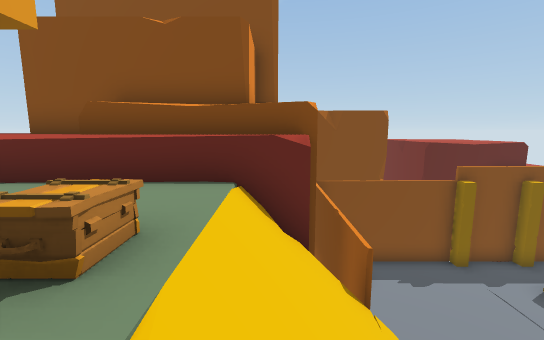
[1] (above)

24 first-person views from a walk through a 3-D level made in the Unity game engine. The camera is 1.2 m above the floor, tilts 8° down and sees 90° across. The floor is counted in squares, 1 m on a side. Each view is taken from the middle of a square. On the plan, view 1 faces up. The plan holds only what a view shows up to about 13 squares ahead; the rest is blank. The place goes on beyond the plan. Some animated figures are left out. Door leaves are left out, so doorways stand open.

[2]
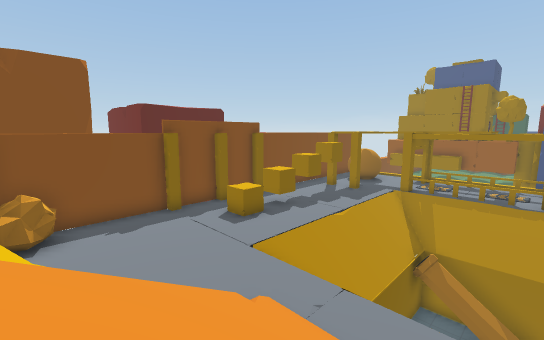

[3]
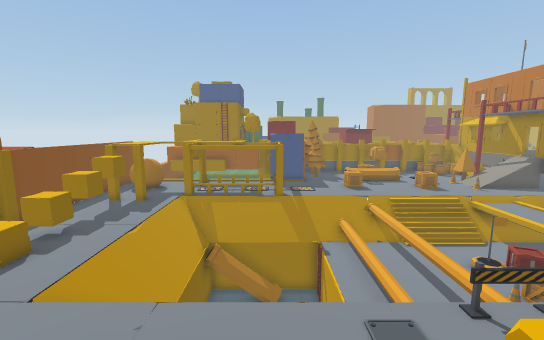

[4]
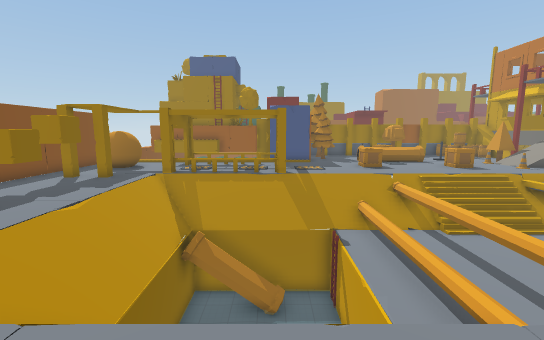

[5]
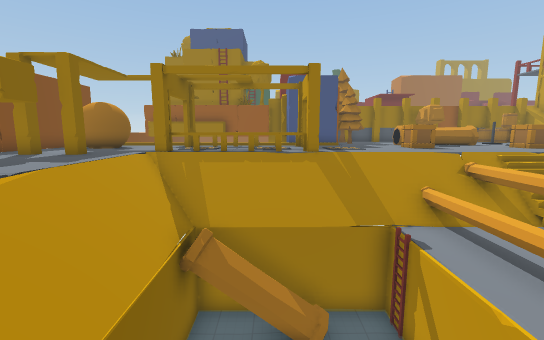

[6]
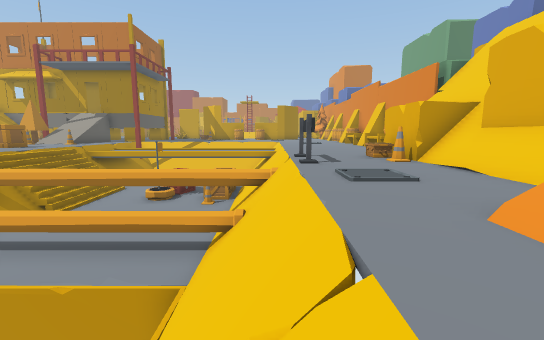

[7]
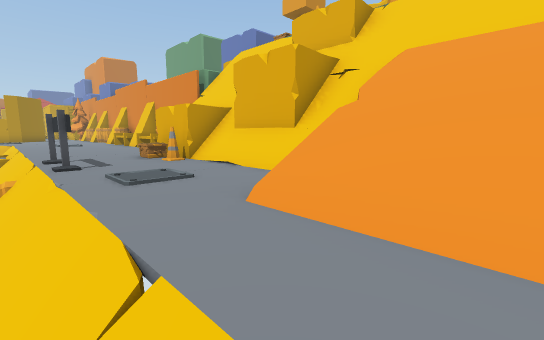

[8]
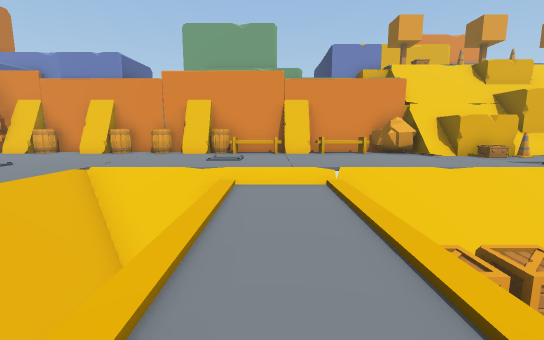

[9]
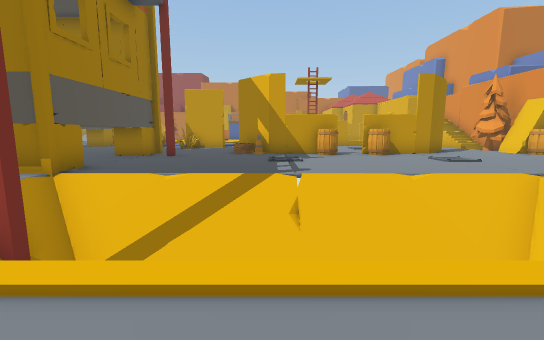

[10]
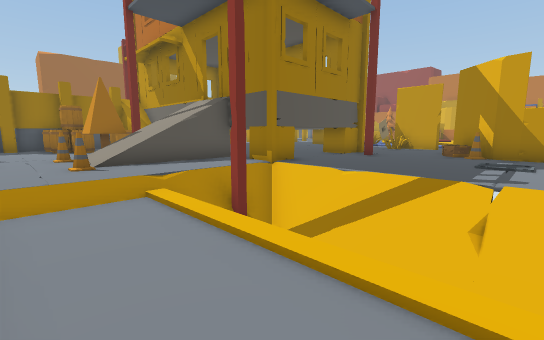

[11]
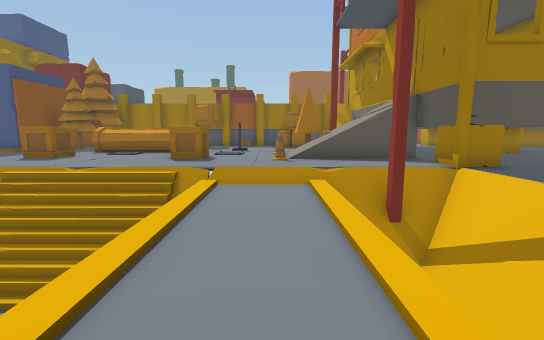

[12]
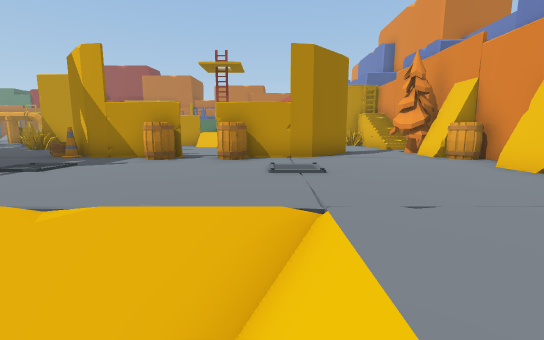

[13]
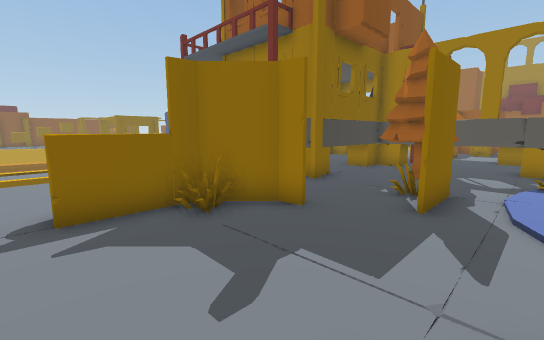

[14]
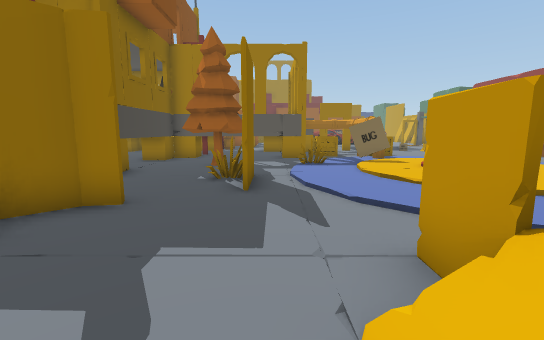

[15]
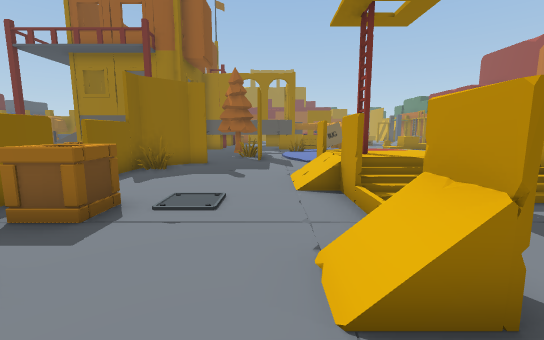

[16]
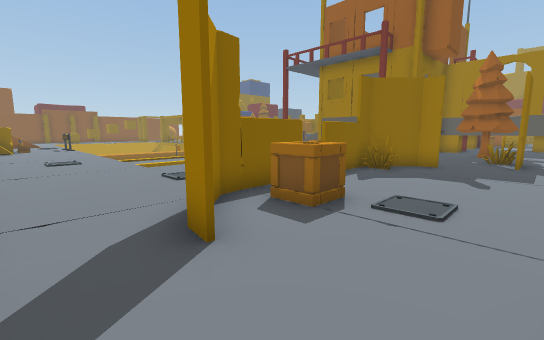

[17]
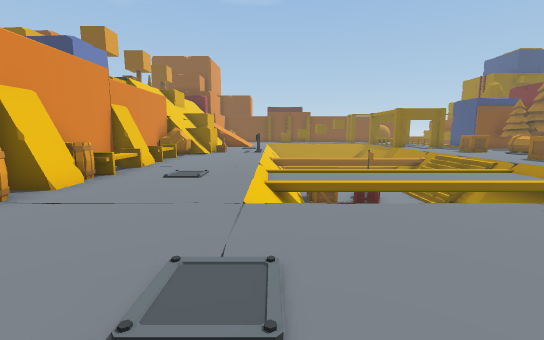

[18]
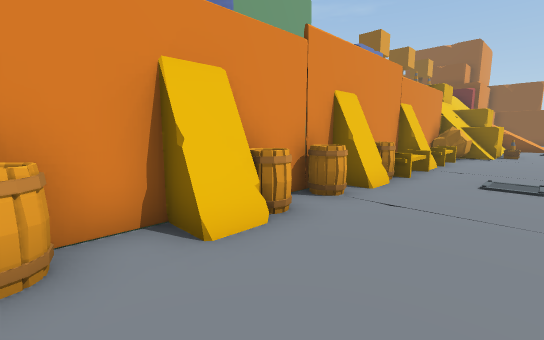

[19]
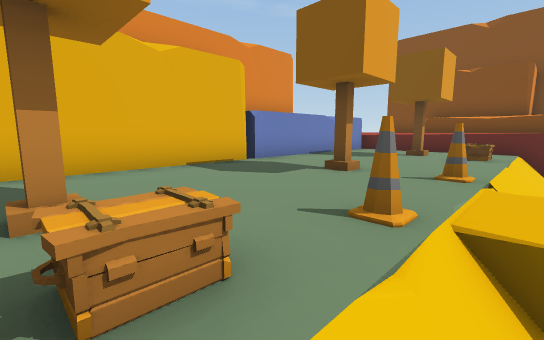

[20]
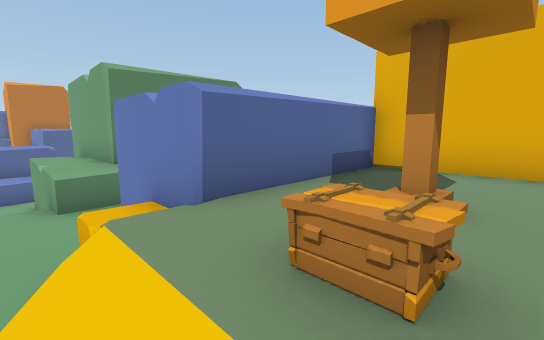

[21]
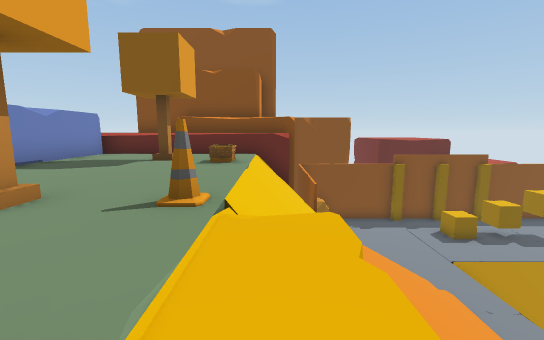

[22]
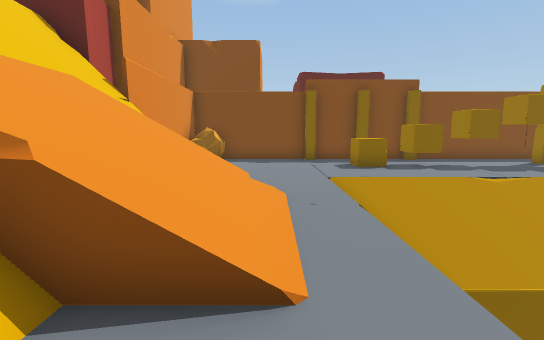

[23]
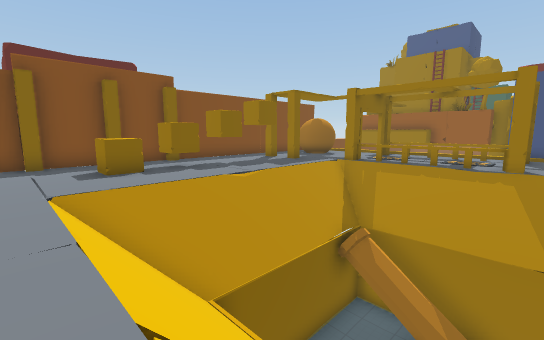

[24]
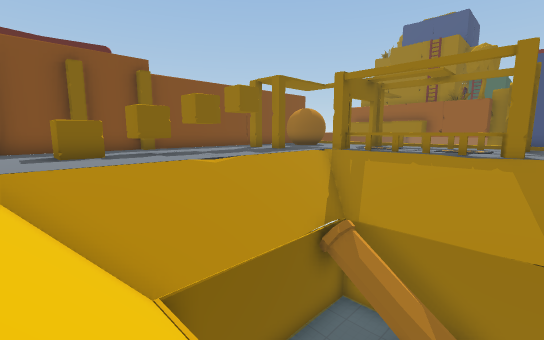

### Floor plan
Key: @ floor where view 1 was taken; # wall or solid block; x gap in a wall; . main floor; : floor 0.25 m higher than the main floor; - floor 0.25 m lower than the main floor; _ floor 2 m lower than the main floor; + floor 4 m higher than the main floor; / step, stairs or slope; D open door; = window, fence, low wall or low ledge; ≈ liquid the walk keeps out of; ^ raised ledge; T thing the floor can be seen under or through; O other object.
Columns run from 5 left of view 1 to 22 right of it. Each row starts with its distance up from view 1.
 12            OOOO
 11       OOOO  OOOOO
 10       O#######OOOOOO#####
  9       OOO...#.#.#....x..
  8       OOO..............O
  7       O......OOOOOOO...OO
  6 OOOOO O .............#..O
  5 ^^OOO#O .................
  4 O^^^^^#x=...//////////D..D
  3 +++++///  ..//////////O..O
  2 ++O///////////≈≈≈≈≈≈//O..O
  1 ++++//////////≈  ≈≈≈//O..O/
  0 +++++@////////   ≈≈≈//O..O/
 -1 +++++//////.//   ≈≈≈//x..x/O
 -2 ++O#O////...//≈   ≈≈//D..D/O
 -3 ++##++///..///≈≈≈≈≈≈//.   /O
 -4 O+++++/ /...//______//....
 -5 O+++O//O/..O/OOOOOOO//....
 -6 O+##////OO.O//______//..O...
 -7 O+O#//// /.O/=TTTTTT=/..O.OO
 -8 +++++////...//______//....OO
 -9 OOOO  OOO...//O_____//....OO
-10     O #O....//O__#__//....O
-11   OOO #.....//O_OO__//..O
-12       ##....//  O___//..O...
-13    OO ##..../--------/.....O
-14 OOOOO O ..../--------/.O..O.
-15    O  O.....//////////..//OO
-16       OO....//      //..//OO
-17     OOO#..../////////#..//
-18       #O....//////////..//
-19       OO......../.....OOxxO
-20       OO..............O
-21       ##..............O
-22       #...............O
-23       #O.....O.O.O...#OOOOOO
-24       ##..####.##O#..#O....O
-25       #OO.#.O.....#....OO..O
-26       OO...............OO  #
-27         ............##.OO..#
-28       ##...................#
-29       ## .#..#//=.......O..O
-30          ... /OO .........
-31           ..     ...::::O.
-32                  ..  :::O.O

Positions as (right, up) in squares from view 1, and headings:
1: (0, 0), facing up
2: (2, -1), facing up-right
3: (1, -1), facing right
4: (4, -1), facing right
5: (7, 0), facing right
6: (7, 1), facing down
7: (7, 1), facing down-left
8: (13, -14), facing left
9: (12, -13), facing down
10: (11, -13), facing down-right
11: (10, -14), facing right
12: (7, -16), facing down
13: (9, -29), facing up-right
14: (9, -28), facing right
15: (3, -28), facing right
16: (3, -28), facing up-right
17: (7, -23), facing up
18: (5, -23), facing up-left
19: (0, -7), facing up-left
20: (0, -6), facing down-left
21: (0, -5), facing up
22: (5, -3), facing up
23: (6, -2), facing up-right
24: (7, -2), facing up-right
